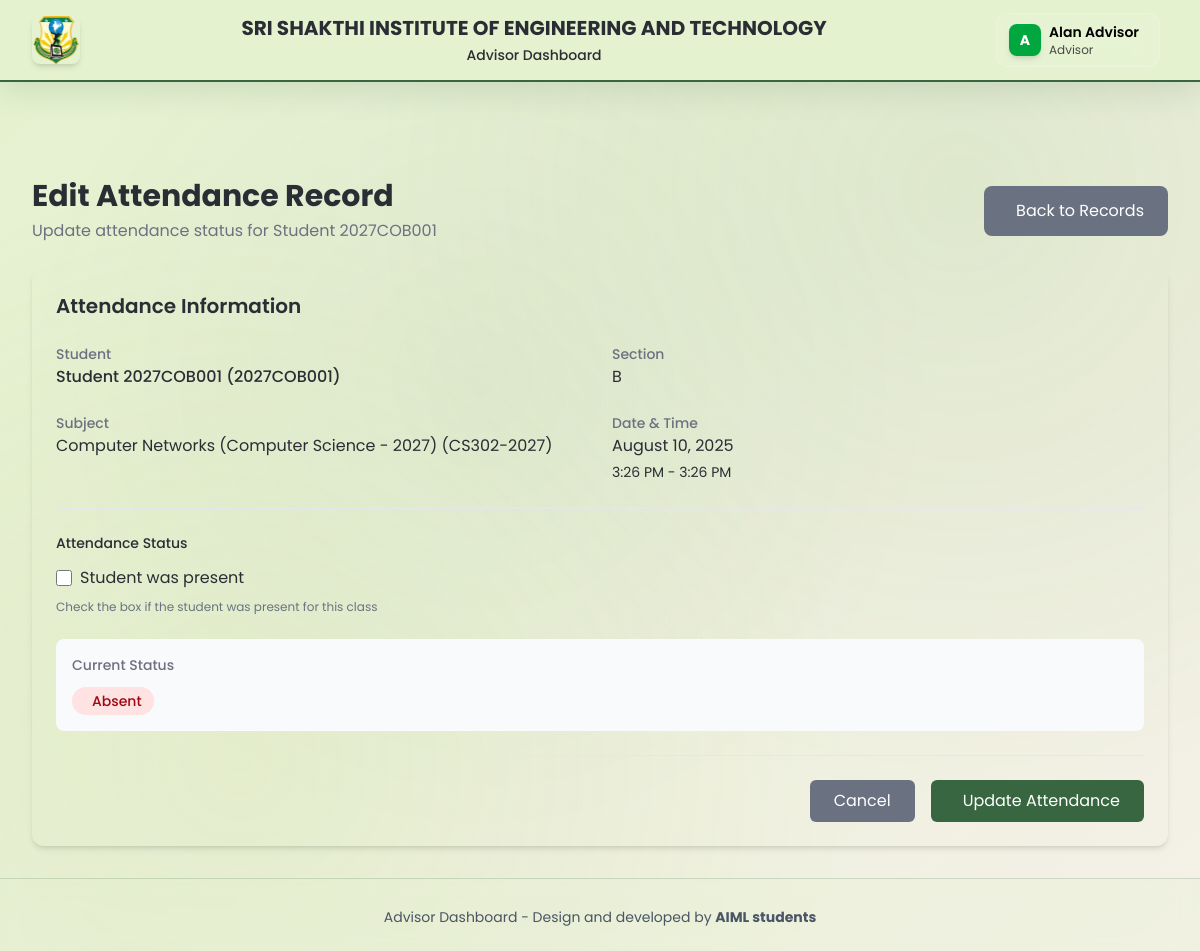
Screenshot of /advisor/attendance-records/1/edit/ (signed in) with the database file from the repository.
### core/models.py (models this page shows, shortened)
class TimestampedModel(models.Model):
    created_at = models.DateTimeField(auto_now_add=True)
    updated_at = models.DateTimeField(auto_now=True)
    class Meta:
        abstract = True

class Attendance(TimestampedModel):
    attendance_id = models.AutoField(primary_key=True)
    student = models.ForeignKey(
        Student,
        on_delete=models.CASCADE,
        db_column='student_regno'
    )
    timetable = models.ForeignKey(
        Timetable,
        on_delete=models.CASCADE,
        db_column='timetable_id'
    )
    is_present = models.BooleanField(default=False)
    class Meta:
        db_table = 'Attendance'
        verbose_name = 'Attendance Record'
        verbose_name_plural = 'Attendance Records'
        unique_together = ['student', 'timetable']

class Student(TimestampedModel):
    student_regno = models.CharField(max_length=50, primary_key=True, help_text="Student registration number")
    name = models.CharField(max_length=200)
    department = models.ForeignKey(
        Department,
        on_delete=models.CASCADE,
        db_column='dept_id'
    )
    batch = models.ForeignKey(
        Batch,
        on_delete=models.CASCADE,
        db_column='batch_id'
    )
    section = models.ForeignKey(
        Section,
        on_delete=models.CASCADE,
        db_column='section_id'
    )
    class Meta:
        db_table = 'Students'
        verbose_name = 'Student'
        verbose_name_plural = 'Students'

class Timetable(TimestampedModel):
    timetable_id = models.AutoField(primary_key=True)
    section = models.ForeignKey(
        Section,
        on_delete=models.CASCADE,
        db_column='section_id'
    )
    subject = models.ForeignKey(
        Subject,
        on_delete=models.CASCADE,
        db_column='subject_id'
    )
    date = models.DateField()
    start_time = models.TimeField()
    end_time = models.TimeField()
    class Meta:
        db_table = 'Timetable'
        verbose_name = 'Timetable Entry'
        verbose_name_plural = 'Timetable Entries'

class Section(TimestampedModel):
    section_id = models.AutoField(primary_key=True)
    batch = models.ForeignKey(
        Batch,
        on_delete=models.CASCADE,
        db_column='batch_id'
    )
    section_name = models.CharField(max_length=10)
    class Meta:
        db_table = 'Sections'
        verbose_name = 'Section'
        verbose_name_plural = 'Sections'
        unique_together = ['batch', 'section_name']

class Subject(TimestampedModel):
    subject_id = models.AutoField(primary_key=True)
    subject_code = models.CharField(max_length=20, unique=True)
    subject_name = models.CharField(max_length=200, unique=True)
    departments = models.ManyToManyField(
        Department,
        related_name='subjects',
        help_text="Departments that offer this subject"
    )
    batch = models.ForeignKey(
        Batch,
        on_delete=models.CASCADE,
        db_column='batch_id',
        help_text="Batch this subject is applicable to"
    )
    class Meta:
        db_table = 'Subjects'
        verbose_name = 'Subject'
        verbose_name_plural = 'Subjects'

### advisor_dashboard/views.py (the view, shortened to what this page needs)
# urls.py: path('attendance-records/<int:attendance_id>/edit/', views.attendance_edit, name='attendance_edit'),
@login_required
def attendance_edit(request, attendance_id):
    if not check_advisor_permission(request.user):
        messages.error(request, "Access denied. You don't have advisor permissions.")
        return redirect("auth:login")
    advisor = get_advisor_profile(request.user)
    if not advisor:
        messages.error(request, "No advisor profile found.")
        return redirect("advisor_dashboard:dashboard")
    attendance = get_object_or_404(Attendance, attendance_id=attendance_id)
    if attendance.student not in advisor.get_assigned_students():
        messages.error(request, "You don't have permission to edit this attendance record.")
        return redirect("advisor_dashboard:attendance_list")
    context = {
        'user': request.user,
        'advisor': advisor,
        'attendance': attendance,
    }
    return render(request, 'advisor_dashboard/attendance_edit.html', context)

### advisor_dashboard/models.py (called while the page is built)
    def get_assigned_students(self):
        from core.models import Student
        from django.db.models import Q
        filter_conditions = Q(student_regno__isnull=True)  # Start with empty condition
        if self.sections.exists():
            filter_conditions |= Q(section__in=self.sections.all())
        elif self.batches.exists():
            filter_conditions |= Q(section__batch__in=self.batches.all())
        elif self.departments.exists():
            filter_conditions |= Q(section__batch__dept__in=self.departments.all())
        return Student.objects.filter(filter_conditions).distinct()

### advisor_dashboard/views.py (called while the page is built)
def get_advisor_profile(user):
    try:
        return user.advisor_profile
    except:
        return None

def check_advisor_permission(user):
    is_in_advisor_group = user.groups.filter(name='Advisors').exists()
    is_staff_user = user.is_staff
    print(f"DEBUG: User {user.username} - is_in_advisor_group: {is_in_advisor_group}, is_staff: {is_staff_user}")
    return is_in_advisor_group or is_staff_user or user.is_superuser

### Frontend/templates/advisor_dashboard/attendance_edit.html (shortened to what this page needs)
{% extends 'advisor_dashboard/advisor_base.html' %}
{% block content %}
<div class="space-y-6">
  <div class="flex items-center justify-between">
    <div>
      <h1 class="text-3xl font-bold text-[var(--text-primary)]">Edit Attendance Record</h1>
      <p class="text-[var(--text-secondary)] mt-1">Update attendance status for {{ attendance.student.name }}</p>
    </div>
    <a href="{% url 'advisor_dashboard:attendance_list' %}"
       class="bg-gray-500 text-white px-6 py-3 rounded-lg hover:bg-gray-600 transition-colors">
      Back to Records
    </a>
  </div>
  <div class="bg-[var(--bg-secondary)] rounded-xl shadow-md p-6">
    <h3 class="text-xl font-semibold text-[var(--text-primary)] mb-6">Attendance Information</h3>
    <div class="grid grid-cols-1 md:grid-cols-2 gap-6 mb-6">
      <div>
        <label class="block text-sm font-medium text-[var(--text-secondary)]">Student</label>
        <p class="text-[var(--text-primary)] font-medium">{{ attendance.student.name }} ({{ attendance.student.student_regno }})</p>
      </div>
      <div>
        <label class="block text-sm font-medium text-[var(--text-secondary)]">Section</label>
        <p class="text-[var(--text-primary)]">{{ attendance.timetable.section.section_name }}</p>
      </div>
      <div>
        <label class="block text-sm font-medium text-[var(--text-secondary)]">Subject</label>
        <p class="text-[var(--text-primary)]">{{ attendance.timetable.subject.subject_name }} ({{ attendance.timetable.subject.subject_code }})</p>
      </div>
      <div>
        <label class="block text-sm font-medium text-[var(--text-secondary)]">Date & Time</label>
        <p class="text-[var(--text-primary)]">
          {{ attendance.timetable.date|date:"F j, Y" }}<br>
          <span class="text-sm">{{ attendance.timetable.start_time|time:"g:i A" }} - {{ attendance.timetable.end_time|time:"g:i A" }}</span>
        </p>
      </div>
    </div>
    <form method="POST" class="border-t border-gray-200 pt-6">
      <div class="mb-6">
        <label class="block text-sm font-medium text-[var(--text-primary)] mb-3">Attendance Status</label>
        <div class="space-y-2">
          <label class="flex items-center">
            <input type="checkbox" name="is_present" {% if attendance.is_present %}checked{% endif %}
                   class="h-4 w-4 text-[var(--primary)] focus:ring-[var(--primary)] border-gray-300 rounded">
            <span class="ml-2 text-[var(--text-primary)]">Student was present</span>
          </label>
        </div>
        <p class="text-xs text-gray-500 mt-2">Check the box if the student was present for this class</p>
      </div>
      <div class="mb-6 p-4 bg-gray-50 rounded-lg">
        <label class="block text-sm font-medium text-[var(--text-secondary)] mb-2">Current Status</label>
        {% if attendance.is_present %}
          <span class="inline-flex items-center px-3 py-1 rounded-full text-sm font-medium bg-green-100 text-green-800">
            <i class="iconoir-check-circle mr-2"></i>Present
          </span>
        {% else %}
          <span class="inline-flex items-center px-3 py-1 rounded-full text-sm font-medium bg-red-100 text-red-800">
            Absent
          </span>
        {% endif %}
      </div>
      <div class="flex items-center justify-end space-x-4 pt-6 border-t border-gray-200">
        <a href="{% url 'advisor_dashboard:attendance_list' %}"
           class="bg-gray-500 text-white px-6 py-2 rounded-md hover:bg-gray-600 transition-colors">
          Cancel
        </a>
        <button type="submit"
                class="bg-[var(--primary)] text-white px-6 py-2 rounded-md hover:bg-purple-700 transition-colors">
          Update Attendance
        </button>
      </div>
    </form>
  </div>
</div>
{% endblock %}

### Frontend/templates/advisor_dashboard/advisor_base.html (shortened to what this page needs)
<!DOCTYPE html>
<html lang="en" class="h-full">
<head>
  {% load static %}
  <link rel="stylesheet" href="https://cdn.jsdelivr.net/npm/iconoir@latest/css/iconoir.css">
  <link rel="stylesheet" href="{% static 'css/glassmorphic-theme.css' %}">
  <link rel="stylesheet" href="{% static 'css/glassmorphic-components.css' %}">
  <link rel="stylesheet" href="{% static 'css/advisor-unified-ui.css' %}">
    <link rel="stylesheet" href="{% static 'css/custom-theme.css' %}">
  <script src="https://cdn.jsdelivr.net/npm/@tailwindcss/browser@4"></script>
</head>
<body class="glassmorphic-body min-h-screen">
  <header class="fixed top-0 z-50 w-full header-bg shadow-lg">
    <div class="max-w-7xl mx-auto px-4 sm:px-6 lg:px-8">
      <div class="flex items-center justify-between h-16 md:h-20">
        <div class="flex items-center space-x-3">
          <a href="{% url 'advisor_dashboard:dashboard' %}"
            class="flex items-center hover:opacity-80 transition-opacity">
            <img src="{% static 'img/image.png' %}" alt="Logo" class="h-10 w-10 md:h-12 md:w-12 rounded-lg shadow-md" />
          </a>
        </div>
        <div class="flex-1 text-center px-4 md:px-8">
          <h1 class="text-sm md:text-lg lg:text-xl font-bold glassmorphic-text-primary leading-tight">
            SRI SHAKTHI INSTITUTE OF ENGINEERING AND TECHNOLOGY
          </h1>
          <p class="text-xs md:text-sm glassmorphic-text-secondary font-medium mt-1">
            Advisor Dashboard
          </p>
        </div>
        <div class="flex items-center space-x-2">
          {% if user.is_authenticated %}
          <div class="hidden lg:block relative ml-2">
            <button id="userMenuButton"
              class="user-menu-btn flex items-center space-x-2 px-3 py-2 rounded-xl bg-white/10 backdrop-blur-md border border-white/20 hover:bg-white/20 transition-all duration-200">
              <div
                class="h-8 w-8 bg-green-600 rounded-lg flex items-center justify-center shadow-md">
                <span class="text-white font-bold text-sm">{{ user.first_name.0|default:user.username.0|upper }}</span>
              </div>
              <div class="hidden md:block text-left">
                <p class="text-sm font-semibold text-black">{{ user.get_full_name|default:user.username }}</p>
                <p class="text-xs text-black/70">Advisor</p>
              </div>
            </button>
          </div>
          {% endif %}
        </div>
      </div>
    </div>
  </header>
  <main class="pt-20 md:pt-24 pb-8">
    <div class="max-w-7xl mx-auto px-4 sm:px-6 lg:px-8">
      {% block content %}{% endblock %}
    </div>
  </main>
  <footer class="bg-white border-t border-gray-200 mt-auto">
    <div class="max-w-7xl mx-auto px-4 sm:px-6 lg:px-8 py-6">
      <div class="text-center text-sm text-gray-600">
        <p class="mt-1">Advisor Dashboard - Design and developed by <b style="font-weight: bold;">AIML students</b></p>
      </div>
    </div>
  </footer>
</body>
</html>

### static/css/glassmorphic-theme.css (style rules this page uses)
:root { --accent: #A7C957; --primary: #386641; --secondary: #6A994E; --background: #f4f0e7; --section-bg: #e4f2cf; --text-primary: #2A2D34; --text-secondary: #6E7081; --button-primary: #386641; --button-secondary: #6A994E; --danger: #BC4749; --warning: #F2CC8F; --glass-bg: rgba(228, 242, 207, 0.25); --glass-bg-strong: rgba(228, 242, 207, 0.4); --glass-border: rgba(56, 102, 65, 0.18); --glass-shadow: 0 8px 32px 0 rgba(56, 102, 65, 0.15); --glass-shadow-strong: 0 12px 40px 0 rgba(56, 102, 65, 0.25); --gradient-primary: linear-gradient(135deg, #A7C957 0%, #6A994E 50%, #386641 100%); --gradient-secondary: linear-gradient(135deg, #e4f2cf 0%, #f4f0e7 100%); --gradient-glass: linear-gradient(135deg, rgba(228, 242, 207, 0.3) 0%, rgba(167, 201, 87, 0.1) 100%); --blur-light: blur(8px); --blur-medium: blur(12px); --blur-strong: blur(16px); }
* { font-family: 'Poppins', -apple-system, BlinkMacSystemFont, 'Segoe UI', Roboto, sans-serif; }
body { background: var(--gradient-secondary); color: var(--text-primary); line-height: 1.6; position: relative; min-height: 100vh; }
body::before { content: ''; position: fixed; top: 0; left: 0; width: 100%; height: 100%; background: radial-gradient(circle at 20% 80%, rgba(167, 201, 87, 0.1) 0%, transparent 50%), radial-gradient(circle at 80% 20%, rgba(106, 153, 78, 0.1) 0%, transparent 50%), radial-gradient(circle at 40% 40%, rgba(56, 102, 65, 0.05) 0%, transparent 50%); animation: backgroundFloat 20s ease-in-out infinite; z-index: -1; pointer-events: none; }
.header-bg { background: var(--glass-bg); backdrop-filter: var(--blur-medium); -webkit-backdrop-filter: var(--blur-medium); border-bottom: 1px solid var(--glass-border); box-shadow: var(--glass-shadow); position: sticky; top: 0; z-index: 100; }
footer { background: var(--glass-bg); backdrop-filter: var(--blur-light); -webkit-backdrop-filter: var(--blur-light); border-top: 1px solid var(--glass-border); }

### static/css/custom-theme.css (style rules this page uses)
:root { --accent: #A7C957; --primary: #386641; --secondary: #6A994E; --background: #f4f0e7; --section-bg: #e4f2cf; --text-primary: #2A2D34; --text-secondary: #6E7081; --button-primary: #386641; --button-secondary: #6A994E; --danger: #BC4749; --warning: #F2CC8F; --accent-rgb: 167, 201, 87; --primary-rgb: 56, 102, 65; --secondary-rgb: 106, 153, 78; --text-primary-rgb: 42, 45, 52; --text-secondary-rgb: 110, 112, 129; --danger-rgb: 188, 71, 73; --warning-rgb: 242, 204, 143; }
body { background-color: var(--background); color: var(--text-primary); }
.header-bg { background-color: var(--section-bg); border-bottom: 2px solid var(--primary); }

### rows the page displays
Attendance: student.name "Student 2027COB001", student.student_regno "2027COB001", timetable.section.section_name "B", timetable.subject.subject_name "Computer Networks (Computer Science - 2027)", timetable.subject.subject_code "CS302-2027", timetable "August 10, 2025", timetable.start_time "3:26 PM", timetable.end_time "3:26 PM"

### other values shown
{{ user.first_name.0|default:user.username.0|upper }} "A"
{{ user.get_full_name|default:user.username }} "Alan Advisor"
